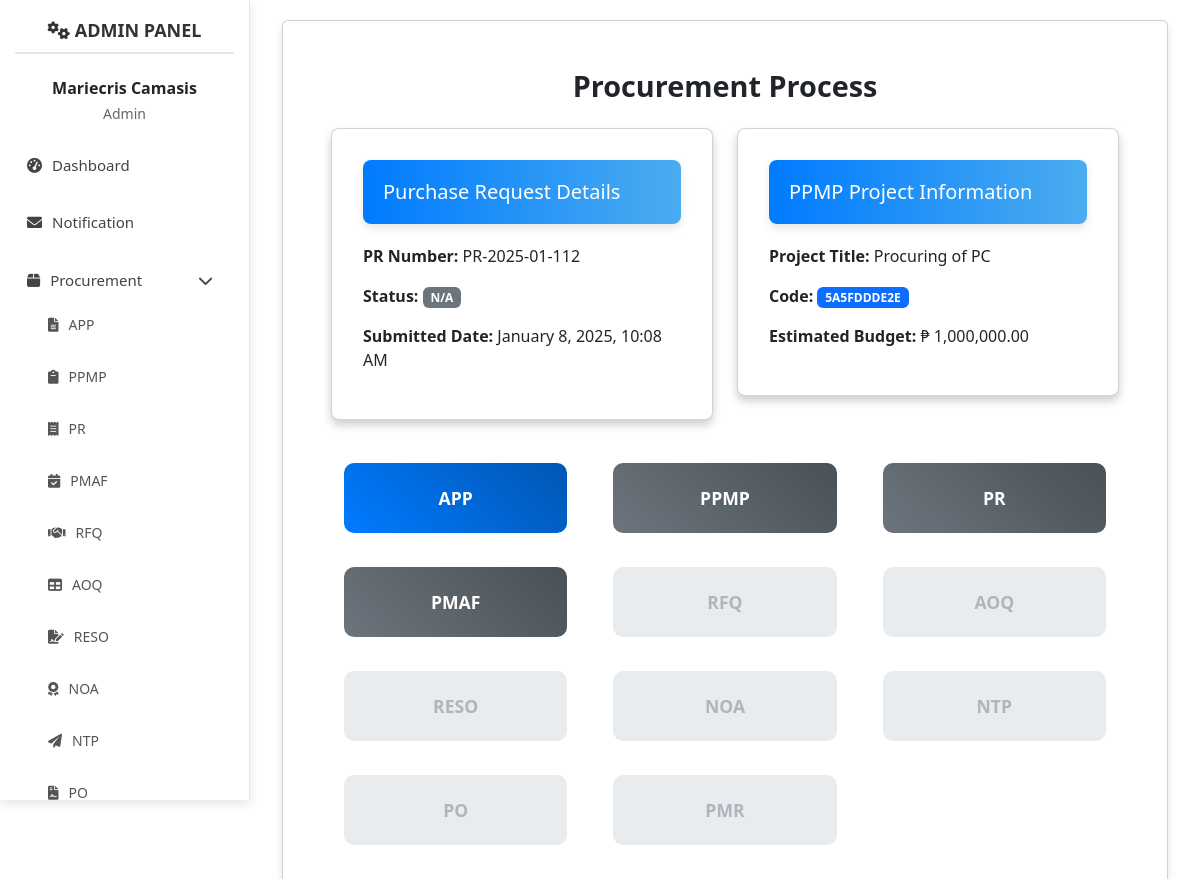
Screenshot of /admin/pp.php?pr_number=PR-2025-01-112 (signed in) with the database file from the repository.
### tables this page shows
CREATE TABLE `purchase_requests` (
  `pr_id` int(11) NOT NULL,
  `pr_number` varchar(20) NOT NULL,
  `approver` varchar(100) DEFAULT 'Pending',
  `submitted_date` timestamp NOT NULL DEFAULT current_timestamp(),
  `status` enum('Pending','Approved','Rejected') DEFAULT 'Pending',
  `pr_process_status` varchar(255) DEFAULT 'Not Applicable',
  `pr_process_link` varchar(255) DEFAULT NULL,
  `end_user_id` int(11) UNSIGNED NOT NULL,
  `ppmp_id` int(11) UNSIGNED DEFAULT NULL,
  `updated_at` timestamp NOT NULL DEFAULT current_timestamp() ON UPDATE current_timestamp(),
  `signature` longblob DEFAULT NULL
);

CREATE TABLE `ppmp_list` (
  `ppmp_id` int(11) UNSIGNED NOT NULL,
  `project_title` varchar(255) NOT NULL,
  `user_id` int(11) UNSIGNED NOT NULL,
  `approver` varchar(100) DEFAULT 'pending',
  `date_created` timestamp NOT NULL DEFAULT current_timestamp(),
  `status` enum('approved','pending','rejected','completed') DEFAULT 'pending',
  `created_at` timestamp NOT NULL DEFAULT current_timestamp(),
  `updated_at` timestamp NOT NULL DEFAULT current_timestamp() ON UPDATE current_timestamp(),
  `signature` longblob DEFAULT NULL
);

CREATE TABLE `ppmp_form` (
  `ppmp_form_id` int(11) UNSIGNED NOT NULL,
  `year` varchar(4) NOT NULL,
  `code` varchar(100) NOT NULL,
  `general_description` text NOT NULL,
  `quantity_size` varchar(100) NOT NULL,
  `estimated_budget` decimal(15,2) NOT NULL,
  `schedule` longtext NOT NULL CHECK (json_valid(`schedule`)),
  `ppmp_id` int(11) UNSIGNED NOT NULL,
  `date_created` timestamp NOT NULL DEFAULT current_timestamp(),
  `created_at` timestamp NOT NULL DEFAULT current_timestamp(),
  `updated_at` timestamp NOT NULL DEFAULT current_timestamp() ON UPDATE current_timestamp()
);

### admin/pp.php (the view, shortened to what this page needs)
<?php
require_once '../bac/src/config/pdo.php';
$pr_number = isset($_GET['pr_number']) ? htmlspecialchars($_GET['pr_number']) : 'N/A';
$status = isset($_GET['status']) ? htmlspecialchars($_GET['status']) : 'N/A';
$query = "
    SELECT
        purchase_requests.pr_number,
        purchase_requests.status,
        purchase_requests.submitted_date,
        ppmp_list.project_title,
        ppmp_form.code,
        ppmp_form.estimated_budget
    FROM purchase_requests
    JOIN ppmp_list ON purchase_requests.ppmp_id = ppmp_list.ppmp_id
    JOIN ppmp_form ON ppmp_list.ppmp_id = ppmp_form.ppmp_id
    WHERE purchase_requests.pr_number = ?
";
$stmt = $pdo->prepare($query);
$stmt->execute([$pr_number]);
$prDetails = $stmt->fetch(PDO::FETCH_ASSOC);
?>
<!DOCTYPE html>
<html lang="en">
<head>
    <link rel="stylesheet" href="https://cdn.jsdelivr.net/npm/bootstrap@5.3.3/dist/css/bootstrap.min.css">
    <link rel="stylesheet" href="https://cdnjs.cloudflare.com/ajax/libs/font-awesome/6.0.0-beta3/css/all.min.css">
    <link rel="stylesheet" href="https://cdnjs.cloudflare.com/ajax/libs/animate.css/4.1.1/animate.min.css">
    <link rel="stylesheet" href="src/css/pr.css">
</head>
<body>
    <div class="d-flex">
        <?php include 'sidebar.php'; ?>
        <div class="content flex-grow-1 animate__animated animate__fadeIn">
            <div class="container">
                <div class="card p-5">
                    <h2 class="text-center header mb-4">Procurement Process</h2>
                    <div class="card-info">
                        <div class="row">
                            <div class="col-md-6 mb-3">
                                <div class="card">
                                    <div class="card-body">
                                        <h5 class="header-card">Purchase Request Details</h5>
                                        <p><strong>PR Number:</strong> <?php echo $prDetails['pr_number']; ?></p>
                                        <p>
                                            <strong>Status:</strong>
                                            <?php
                                            $statusClass = match ($status) {
                                                'Pending' => 'bg-warning',
                                                'Approved' => 'bg-success',
                                                'Rejected' => 'bg-danger',
                                                default => 'bg-secondary'
                                            };
                                            echo "<span class='badge $statusClass'>$status</span>";
                                            ?>
                                        </p>
                                        <p><strong>Submitted Date:</strong> <?php echo date('F j, Y, g:i A', strtotime($prDetails['submitted_date'])); ?></p>
                                    </div>
                                </div>
                            </div>
                            <div class="col-md-6 mb-3">
                                <?php if ($prDetails): ?>
                                    <div class="card">
                                        <div class="card-body">
                                            <h5 class="header-card">PPMP Project Information</h5>
                                            <p><strong>Project Title:</strong> <?php echo htmlspecialchars($prDetails['project_title']); ?></p>
                                            <p><strong>Code: </strong><span class="badge text-bg-primary"><?php echo htmlspecialchars($prDetails['code']); ?></span></p>
                                            <p><strong>Estimated Budget:</strong> ₱ <?php echo number_format($prDetails['estimated_budget'], 2); ?></p>
                                        </div>
                                    </div>
                                <?php else: ?>
                                    <div class="alert alert-warning mt-2">
                                        No PPMP project details found for this PR number.
                                    </div>
                                <?php endif; ?>
                            </div>
                        </div>
                    </div>
                    <div class="process-container">
                        <a href="app.php" class="btn btn-link">
                            <button class="process-btn active" onclick="checkPermission('APP', 'app.php')">APP</button>
                        </a>
                        <a href="ppmp_list.php" class="btn btn-link">
                            <button class="process-btn" onclick="checkPermission('PPMP', 'ppmp_list.php')">PPMP</button>
                        </a>
                        <a href="pr.php" class="btn btn-link">
                            <button class="process-btn" onclick="checkPermission('PR', 'pr.php')">PR</button>
                        </a>
                        <a href="pmf.php" class="btn btn-link">
                            <button class="process-btn" onclick="checkPermission('PMAF', 'pmf.php')">PMAF</button>
                        </a>
                        <a href="rfq.php" class="btn btn-link">
                            <button class="process-btn disabled" disabled onclick="showError()">RFQ</button>
                        </a>
                        <a href="aoq.php" class="btn btn-link">
                            <button class="process-btn disabled" disabled onclick="showError()">AOQ</button>
                        </a>
                        <a href="reso.php" class="btn btn-link">
                            <button class="process-btn disabled" disabled onclick="showError()">RESO</button>
                        </a>
                        <a href="noa.php" class="btn btn-link">
                            <button class="process-btn disabled" disabled onclick="showError()">NOA</button>
                        </a>
                        <a href="ntp.php" class="btn btn-link">
                            <button class="process-btn disabled" disabled onclick="showError()">NTP</button>
                        </a>
                        <a href="po.php" class="btn btn-link">
                            <button class="process-btn disabled" disabled onclick="showError()">PO</button>
                        </a>
                        <a href="pmr.php" class="btn btn-link">
                            <button class="process-btn disabled" disabled onclick="showError()">PMR</button>
                        </a>
                    </div>
                </div>
            </div>
        </div>
    </div>
</body>
</html>

### admin/src/css/pr.css (style rules this page uses)
body { background-color: #f8f9fa; }
.content { margin-left: 250px; padding: 20px; }
.header-card { background: linear-gradient(90deg, #007bff, #4bacef); color: white; padding: 20px; border-radius: 8px; margin-bottom: 20px; box-shadow: 0 4px 8px rgba(0, 0, 0, 0.1); }
.btn { border-radius: 30px; }

### admin/pp.php (style rules this page uses)
body { background-color: #f8f9fa; }
.header { font-size: 1.8rem; font-weight: bold; }
.card { box-shadow: 0 4px 8px rgba(0, 0, 0, 0.1); border-radius: 10px; background-color: #ffffff; }
.process-container { display: grid; grid-template-columns: repeat(3, 1fr); gap: 20px; padding: 20px 0; }
.process-btn { width: 100%; height: 70px; font-size: 1.1rem; font-weight: bold; color: #ffffff; background: linear-gradient(45deg, #6c757d, #495057); border: none; border-radius: 10px; transition: transform 0.3s, box-shadow 0.3s; }
.process-btn.active { background: linear-gradient(45deg, #007bff, #0056b3); }
.process-btn.disabled { background: #e9ecef; color: #adb5bd; pointer-events: none; }
.card-info .card { transition: transform 0.3s ease-in-out; box-shadow: 0 5px 10px rgba(0, 0, 0, 0.2); border-radius: 8px; padding: 15px; }

### rows the page displays
purchase_requests: pr_number "PR-2025-01-112", submitted_date "January 8, 2025, 10:08 AM", ppmp.project_title "Procuring of PC", ppmp_form.code "5A5FDDDE2E", ppmp_form.estimated_budget "1,000,000.00"

### other values shown
$first_name . ' ' . $last_name "Mariecris Camasis"
$status "N/A"
